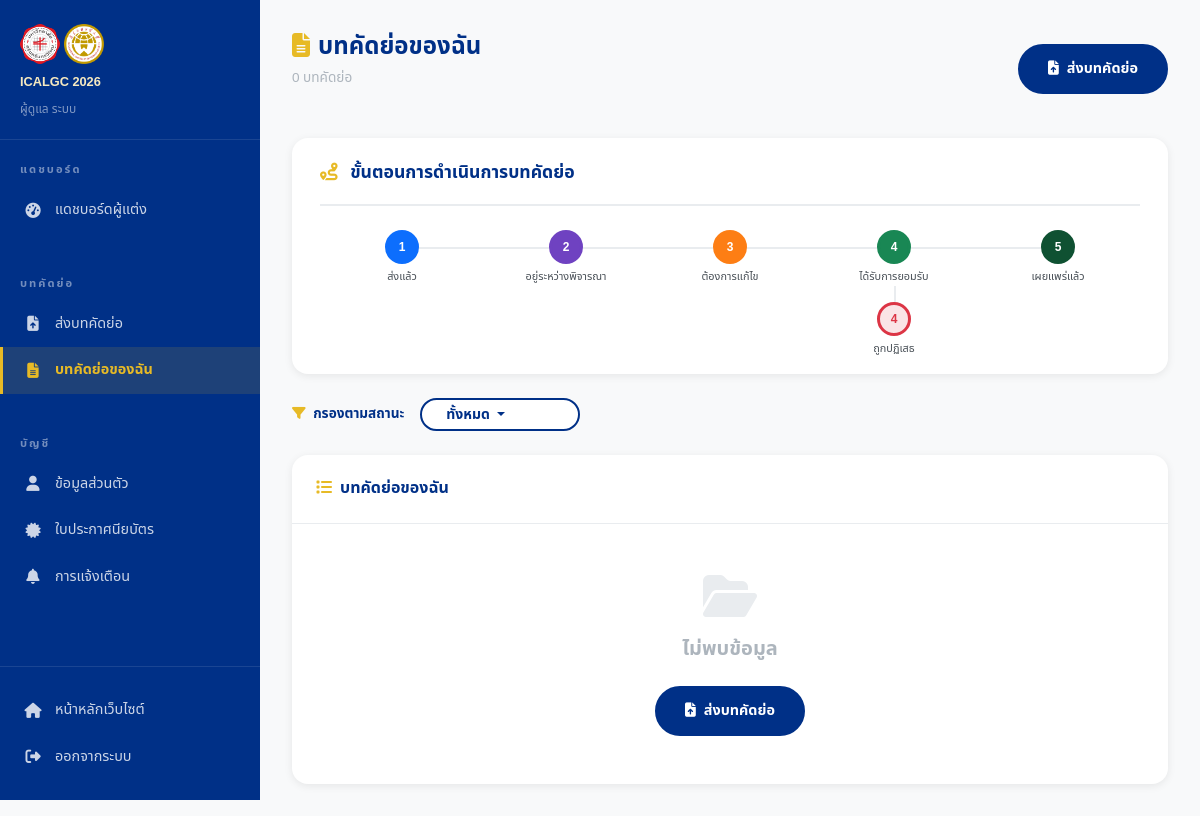
Screenshot of /author/my-papers.php (signed in) with the database file from the repository.
### tables this page shows
CREATE TABLE IF NOT EXISTS paper_statuses (
    id          INT UNSIGNED AUTO_INCREMENT PRIMARY KEY,
    code        VARCHAR(30) UNIQUE NOT NULL,
    name_th     VARCHAR(100) NOT NULL,
    name_en     VARCHAR(100) NOT NULL,
    color_hex   VARCHAR(7) NOT NULL DEFAULT '#6c757d',
    css_class   VARCHAR(50) NOT NULL DEFAULT 'status-submitted',
    progress_step SMALLINT NOT NULL DEFAULT 0,
    description TEXT,
    created_at  TIMESTAMP NOT NULL DEFAULT CURRENT_TIMESTAMP
);

### app/helpers/functions.php (called while the page is built, shortened)
<?php
function lang(): string
{
    return $_SESSION['lang'] ?? DEFAULT_LANG;
}
function t(string $key, array $replace = []): string
{
    static $translations = [];
    $l = lang();
    if (empty($translations[$l])) {
        $file = LANG_PATH . '/' . $l . '.php';
        $translations[$l] = file_exists($file) ? require $file : [];
    }
    $text = $translations[$l][$key] ?? $key;
    return $text;
}
function e(string $s): string
{
    return htmlspecialchars($s, ENT_QUOTES | ENT_HTML5, 'UTF-8');
}

### public/author/my-papers.php (the view, shortened to what this page needs)
<?php
$user   = Auth::user();
$_lang  = lang();
$appUrl = APP_URL;
$uid    = $user['id'];
$page         = max(1, intGet('page', 1));
$perPage      = 10;
$where  = ['p.submitter_id = :uid'];
$params = [':uid' => $uid];
$whereStr = implode(' AND ', $where);
try {
    $db   = Database::getInstance();
    $total = (int)$db->prepare("SELECT COUNT(*) FROM papers p WHERE {$whereStr}")->execute($params) ? null : 0;
    $cntStmt = $db->prepare("SELECT COUNT(*) FROM papers p WHERE {$whereStr}");
    $cntStmt->execute($params);
    $total = (int)$cntStmt->fetchColumn();
    $pg = paginate($total, $perPage, $page);
    $stmt = $db->prepare("
        SELECT p.*, ct.name_th AS theme_th, ct.name_en AS theme_en
        FROM papers p
        JOIN conference_themes ct ON ct.id = p.theme_id
        WHERE {$whereStr}
        ORDER BY p.submitted_at DESC
        LIMIT :lim OFFSET :off
    ");
    foreach ($params as $k => $v) $stmt->bindValue($k, $v);
    $stmt->bindValue(':lim', $perPage, \PDO::PARAM_INT);
    $stmt->bindValue(':off', $pg['offset'], \PDO::PARAM_INT);
    $stmt->execute();
    $papers = $stmt->fetchAll();
    $statuses = $db->query("SELECT * FROM paper_statuses ORDER BY progress_step")->fetchAll();
} catch (\Throwable $e) {
    $papers = []; $total = 0; $pg = paginate(0, $perPage, 1); $statuses = [];
    error_log($e->getMessage());
}
$pageTitle  = t('author.my_papers');
?>
<!DOCTYPE html>
<html lang="<?= $_lang ?>">
<head>
  <link href="https://cdn.jsdelivr.net/npm/bootstrap@5.3.3/dist/css/bootstrap.min.css" rel="stylesheet">
  <link href="https://cdnjs.cloudflare.com/ajax/libs/font-awesome/6.5.0/css/all.min.css" rel="stylesheet">
  <link rel="stylesheet" href="<?= $appUrl ?>/assets/css/style.css">
</head>
<body>
<div class="dashboard-wrap">
  <?php require_once __DIR__ . '/../../app/helpers/sidebar_author.php'; ?>
  <main class="dashboard-content">
    <div class="dash-header d-flex align-items-center justify-content-between flex-wrap gap-3">
      <div>
        <h1 class="dash-title"><i class="fas fa-file-alt me-2" style="color:var(--gold);"></i><?= e($pageTitle) ?></h1>
        <p class="dash-breadcrumb"><?= $total ?> <?= $_lang==='th'?'บทคัดย่อ':'paper(s)' ?></p>
      </div>
      <a href="<?= $appUrl ?>/author/submit.php" class="btn-primary-custom">
        <i class="fas fa-file-upload me-2"></i><?= t('author.submit_paper') ?>
      </a>
    </div>
    <div class="content-card mb-4" style="padding:20px 28px;">
      <div class="content-card-title mb-3">
        <i class="fas fa-route me-2" style="color:var(--gold);"></i>
        <?= $_lang==='th' ? 'ขั้นตอนการดำเนินการบทคัดย่อ' : 'Submission Pipeline' ?>
      </div>
      <?php
        $rejectedStatus = null;
        $mainStatuses   = [];
        foreach ($statuses as $s) {
          if ($s['code'] === 'rejected') { $rejectedStatus = $s; }
          else { $mainStatuses[] = $s; }
        }
      ?>
      <div class="progress-track pipeline-track" style="position:relative;margin:0;padding:8px 0 70px;">
        <?php foreach ($mainStatuses as $i => $s):
          $sName = $_lang==='th' ? $s['name_th'] : $s['name_en'];
        ?>
          <div class="progress-step" style="min-width:70px;position:relative;z-index:1;">
            <div class="progress-circle"
                 style="background:<?= e($s['color_hex']) ?>;border-color:<?= e($s['color_hex']) ?>;color:#fff;width:34px;height:34px;font-size:.75rem;">
              <?= (int)$s['progress_step'] ?>
            </div>
            <div class="progress-label" style="color:var(--gray-700);font-size:.68rem;margin-top:6px;">
              <?= e($sName) ?>
            </div>
            <?php if ($s['code'] === 'accepted' && $rejectedStatus): ?>
              <div style="position:absolute;top:56px;left:50%;width:2px;height:16px;background:var(--gray-200);"></div>
              <div style="position:absolute;top:72px;left:50%;transform:translateX(-50%);display:flex;flex-direction:column;align-items:center;min-width:70px;">
                <div class="progress-circle"
                     style="background:<?= e($rejectedStatus['color_hex']) ?>22;border-color:<?= e($rejectedStatus['color_hex']) ?>;color:<?= e($rejectedStatus['color_hex']) ?>;width:34px;height:34px;font-size:.75rem;">
                  <?= (int)$rejectedStatus['progress_step'] ?>
                </div>
                <div class="progress-label" style="color:var(--gray-700);font-size:.68rem;margin-top:6px;white-space:nowrap;">
                  <?= e($_lang==='th' ? $rejectedStatus['name_th'] : $rejectedStatus['name_en']) ?>
                </div>
              </div>
            <?php endif; ?>
          </div>
        <?php endforeach; ?>
      </div>
    </div>
    <div class="d-flex align-items-center gap-3 mb-4 flex-wrap">
      <label class="fw-bold" style="font-size:.85rem;color:var(--blue-dark);white-space:nowrap;">
        <i class="fas fa-filter me-1" style="color:var(--gold);"></i>
        <?= $_lang==='th' ? 'กรองตามสถานะ' : 'Filter by Status' ?>
      </label>
      <div class="dropdown">
        <?php
          $selectedLabel = $_lang==='th' ? 'ทั้งหมด' : 'All';
          $selectedColor = 'var(--blue-dark)';
        ?>
        <button class="btn btn-sm dropdown-toggle fw-bold rounded-pill px-4"
                type="button" data-bs-toggle="dropdown" aria-expanded="false"
                style="border:2px solid <?= $selectedColor ?>;color:<?= $selectedColor ?>;background:#fff;min-width:160px;text-align:left;">
          <?= e($selectedLabel) ?>
        </button>
      </div>
    </div>
    <div class="table-card">
      <div class="table-card-header">
        <span class="table-card-title"><i class="fas fa-list me-2" style="color:var(--gold);"></i><?= e($pageTitle) ?></span>
      </div>
      <?php if (empty($papers)): ?>
        <div class="p-5 text-center">
          <i class="fas fa-folder-open fa-3x mb-3" style="color:var(--gray-200);"></i>
          <h5 style="color:var(--gray-500);"><?= t('common.no_data') ?></h5>
          <a href="<?= $appUrl ?>/author/submit.php" class="btn-primary-custom mt-3">
            <i class="fas fa-file-upload me-2"></i><?= t('author.submit_paper') ?>
          </a>
        </div>
      <?php endif; ?>
    </div>
  </main>
</div>
</body>
</html>

### public/assets/css/style.css (style rules this page uses)
:root { --blue-dark: #003087; --blue-mid: #0057b7; --blue-light: #e8f0ff; --gold: #e7ba26; --gold-light: #f5e9c0; --gold-dark: #a07c10; --white: #ffffff; --gray-100: #f8f9fa; --gray-200: #e9ecef; --gray-500: #adb5bd; --gray-700: #495057; --gray-900: #212529; --success: #198754; --danger: #dc3545; --warning: #ffc107; --shadow-sm: 0 2px 8px rgba(0,0,0,.08); --shadow-md: 0 4px 20px rgba(0,0,0,.12); --shadow-lg: 0 8px 40px rgba(0,0,0,.16); --radius: 8px; --radius-lg: 16px; --transition: all 0.25s ease; --font-th: 'Noto Sans Thai', 'Sarabun', sans-serif; --font-en: 'Inter', 'Segoe UI', Arial, sans-serif; }
*, *::before, *::after { box-sizing: border-box; margin: 0; padding: 0; }
html { scroll-behavior: smooth; font-size: 16px; height: 100%; }
body { font-family: var(--font-th); color: var(--gray-900); background: var(--white); line-height: 1.7; -webkit-font-smoothing: antialiased; min-height: 100%; }
h1, h2, h3, h4, h5, h6 { font-weight: 700; line-height: 1.3; }
a { color: var(--blue-mid); text-decoration: none; transition: var(--transition); }
.btn-primary-custom { background: var(--blue-dark); color: var(--white); border: 2px solid var(--blue-dark); padding: 11px 28px; border-radius: 30px; font-weight: 700; font-size: .9rem; transition: var(--transition); display: inline-block; }
.dashboard-wrap { display: flex; min-height: 100vh; background: var(--gray-100); }
.dashboard-content { flex: 1; padding: 32px; overflow-x: hidden; }
.dash-header { margin-bottom: 32px; }
.dash-title { font-size: 1.5rem; font-weight: 800; color: var(--blue-dark); margin-bottom: 4px; }
.dash-breadcrumb { font-size: .85rem; color: var(--gray-500); }
.table-card { background: var(--white); border-radius: var(--radius-lg); box-shadow: var(--shadow-sm); overflow: hidden; margin-top: 24px; }
.table-card-header { padding: 20px 24px; border-bottom: 1px solid var(--gray-200); display: flex; align-items: center; justify-content: space-between; }
.table-card-title { font-size: 1rem; font-weight: 700; color: var(--blue-dark); }
.progress-track { position:relative; display:flex; justify-content:space-between; align-items:flex-start; }
.progress-step { display: flex; flex-direction: column; align-items: center; flex: 1; min-width: 80px; position: relative; }
.progress-step::before { content: ''; position: absolute; left:40px; right:40px; top:18px; height:2px; background: var(--gray-200); z-index: 0; }
.pipeline-track .progress-step::before { display: none; }
.progress-circle { width: 36px; height: 36px; border-radius: 50%; background: var(--gray-200); border: 3px solid var(--gray-200); display: flex; align-items: center; justify-content: center; font-size: .8rem; font-weight: 700; color: var(--gray-500); position: relative; z-index: 1; transition: var(--transition); }
.progress-label { width:100%; font-size: .7rem; color: var(--gray-500); margin-top: 8px; text-align: center; white-space:normal; line-height: 1.3; }
.content-card { background: var(--white); border-radius: var(--radius-lg); box-shadow: var(--shadow-sm); padding: 28px; margin-bottom: 24px; }
.content-card-title { font-size: 1.1rem; font-weight: 700; color: var(--blue-dark); padding-bottom: 16px; margin-bottom: 20px; border-bottom: 2px solid var(--gray-200); }

### rows the page displays
paper_statuses: progress_step "1", name_th "ส่งแล้ว"
paper_statuses: progress_step "2", name_th "อยู่ระหว่างพิจารณา"
paper_statuses: progress_step "3", name_th "ต้องการแก้ไข"
paper_statuses: progress_step "4", name_th "ได้รับการยอมรับ"
paper_statuses: progress_step "4", name_th "ถูกปฏิเสธ"
paper_statuses: progress_step "5", name_th "เผยแพร่แล้ว"

### other values shown
$user['name'] "ผู้ดูแล ระบบ"
t('author.dashboard') "แดชบอร์ดผู้แต่ง"
t('author.submit_paper') "ส่งบทคัดย่อ"
t('author.my_papers') "บทคัดย่อของฉัน"
t('author.certificates') "ใบประกาศนียบัตร"
t('notif.title') "การแจ้งเตือน"
t('nav.logout') "ออกจากระบบ"
$pageTitle "บทคัดย่อของฉัน"
$total "0"
$selectedLabel "ทั้งหมด"
t('common.no_data') "ไม่พบข้อมูล"
